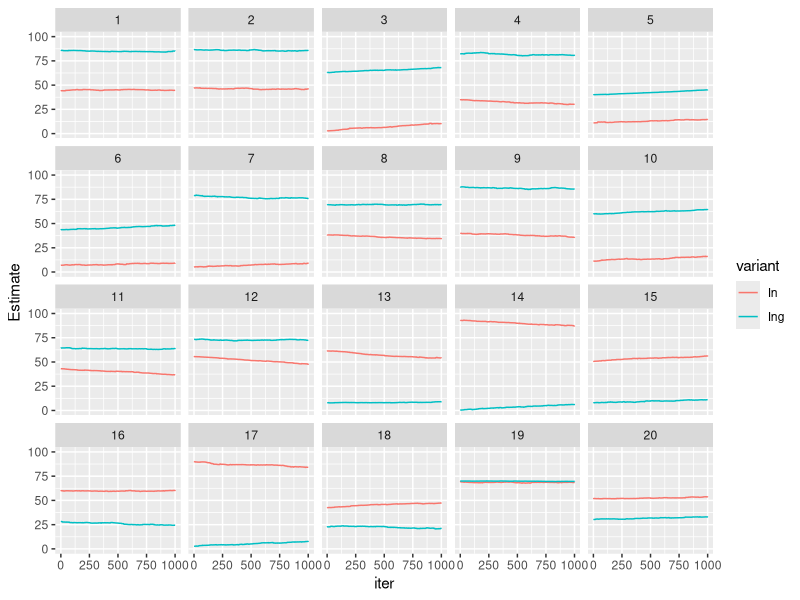
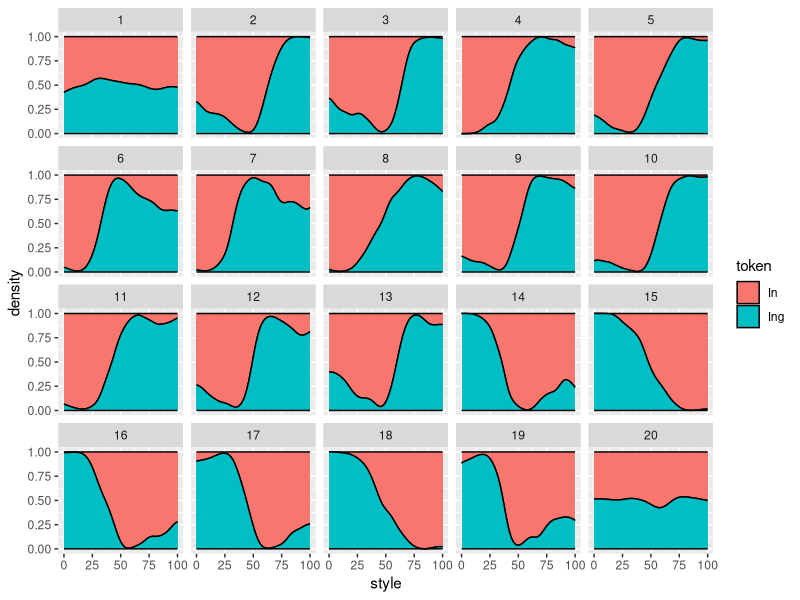

The R script that drew these images, in order: (Note: a time limit stopped this script after it produced the figures.)

library(ggplot2)
library(reshape2)
library(plyr)


generate_new_speaker <- function(niter, generation, min = 0, max = 100, old_speaker){
  # This function generates a new learner.
  #"In" and "Ing" are the (mean) style values for each variant
  #token is whihc variant they just heard
  #style is which style "
  experience <- list(In    = vector(length = niter),
                     Ing   = vector(length = niter),
                     token = vector(length = niter),
                     style = vector(length = niter),
                     iter  = 1:niter,
                     generation = rep(generation, niter)
  )
  #  experience[["Ing"]][1]   <- (max-min)/2
  #  experience[["In"]][1]    <- (max-min)/2
  
  #JCW: I am changing the above to be values generated from old_speaker
  
  
  currentobs <- generate_from_speaker(old_speaker)
  
  if(currentobs[["token"]] == "Ing"){
    while(currentobs[["token"]] == "Ing"){
      lastobs <- currentobs
      currentobs <- generate_from_speaker(old_speaker)
    }
    
    experience[["Ing"]][1]   <- lastobs[["style"]]
    experience[["In"]][1]    <- currentobs[["style"]]
    
    #debug
    print("Ing")
    print(lastobs[["style"]])
    print(currentobs[["style"]])
  }
  
  else {
    while(currentobs[["token"]] == "In"){
      lastobs <- currentobs
      currentobs <- generate_from_speaker(old_speaker)
    }
    
    experience[["Ing"]][1]   <- currentobs[["style"]]
    experience[["In"]][1]    <- lastobs[["style"]]
    
    #debug
    print("In")
    print(lastobs[["style"]])
    print(currentobs[["style"]])
  }
  experience[["token"]][1] <- NA
  experience[["style"]][1] <- NA
  return(experience)
}

update_speaker <- function(speaker, lambda, iter, token, style){
  # this function updates a learner with input
  #speaker is basically experience  
  other_token <- c(In = "Ing", Ing = "In")
  other <- other_token[token]
  
  #expectation is a style value    
  previous_expectation <- speaker[[token]][iter-1]
  
  #If its closer than 1 unit to the expectation than dist = 1
  dist    <- max(1, abs(style-previous_expectation))
  
  #weight is smaller at larger distances from the expectation
  weight  <- lambda * (1/(dist^2))
  
  #This is a weighted average. Instead of half of the new expectation coming from the old exp and half from the current style, we use the weight to figure out the proportions of the new expectation that should come from each the old and the current style. And as the current style gets farther away from the old expectation, we use less of it in determining the new expection.

  new_expectation <- (previous_expectation * (1-weight)) + (style * weight)
  
  speaker[[token]][iter]   <- new_expectation
  speaker[[other]][iter]   <- speaker[[other]][iter-1]
  speaker[["style"]][iter] <- style
  speaker[["token"]][iter] <- token
  
  return(speaker)
}

generate_from_speaker <- function(speaker, min = 0, max = 100, eps = 0.001){
  # this function generates a tokens from a mature speaker
  #Choose style to speak, which is an independent choice
  style <- runif(1, min, max)
  
  #Takes their last expectation for the style of each token
  In_expect  <- rev(speaker[["In"]])[1]
  Ing_expect <- rev(speaker[["Ing"]])[1]
  
  #eps is epsilon, the smallest value that something can take, as in clustering algorithms
  In_dist  <- max(eps, abs(style - In_expect))
  Ing_dist <- max(eps, abs(style - Ing_expect))
  
  In_weight  <- 1/(In_dist^2)
  Ing_weight <- 1/(Ing_dist^2)
  
  In_prob  <- In_weight /(In_weight+Ing_weight)
  Ing_prob <- Ing_weight/(In_weight+Ing_weight)
  
  token <- sample(c("In","Ing"), size=1, prob=c(In_prob,Ing_prob))
  
  return(list(style = style, token = token))
}

#initializing old speaker. these will be the style values for generation 0.

#old_speaker should have SAME STYLE for in/ing, to model first generation after doublet is innovated
old_speaker <- list(In    = 50,
                    Ing   = 50,
                    token = NA,
                    style = NA)

ngenerations <- 20
niter <- 1000
lambda <- 0.3

generations <- vector(length = ngenerations, mode = "list")


for(gen in 1:ngenerations){
  new_speaker <- generate_new_speaker(niter = niter, generation=gen, old_speaker = old_speaker)
  for(iter in 2:niter){
    obs <- generate_from_speaker(old_speaker)
    #obs is a token and its associated style    
    token <- obs[["token"]]
    style <- obs[["style"]]
    
    new_speaker <- update_speaker(new_speaker, lambda=lambda, iter=iter, token=token, style=style)
  }
  generations[[gen]] <- as.data.frame(new_speaker)
  old_speaker <- new_speaker
}


generations.df <- rbind.fill(generations)

generations.df.melt <- melt(generations.df, value.name = "Estimate", id.vars = c("token", "style", "iter", "generation"), variable.name = "variant", na.rm = TRUE, measure.vars = c("In", "Ing"))

pdf("1000iterPerGen.pdf")

ggplot(generations.df.melt, aes(x = iter, y = Estimate, color=variant, group=variant))+
  geom_step()+
  facet_wrap(~generation)+
  ylim(0,100)

#ggplot(generations.df, aes(iter, Ing))+
#  geom_step()+
#  facet_wrap(~generation)+
#  ylim(50,100)

ggplot(subset(generations.df, !is.na(style)), aes(style, fill = token))+
  stat_density(color = "black", position = "fill")+
  facet_wrap(~generation)

dev.off()


#Reinitializing old speaker for new run. These will be the style values for generation 0.

#old_speaker should have SAME STYLE for in/ing, to model first generation after doublet is innovated
old_speaker <- list(In    = 50,
                    Ing   = 50,
                    token = NA,
                    style = NA)

ngenerations <- 20
niter <- 20000
lambda <- 0.3

generations <- vector(length = ngenerations, mode = "list")


for(gen in 1:ngenerations){
  new_speaker <- generate_new_speaker(niter = niter, generation=gen, old_speaker = old_speaker)
  for(iter in 2:niter){
    obs <- generate_from_speaker(old_speaker)
    #obs is a token and its associated style    
    token <- obs[["token"]]
    style <- obs[["style"]]
    
    new_speaker <- update_speaker(new_speaker, lambda=lambda, iter=iter, token=token, style=style)
  }
  generations[[gen]] <- as.data.frame(new_speaker)
  old_speaker <- new_speaker
}


generations.df <- rbind.fill(generations)

#The melting allows us to plot both variants later on

generations.df.melt <- melt(generations.df, value.name = "Estimate", id.vars = c("token", "style", "iter", "generation"), variable.name = "variant", na.rm = TRUE, measure.vars = c("In", "Ing"))

#pdf("20000iterPerGen.pdf")

p <- ggplot(subset(generations.df.melt,iter%%10==0), aes(x = iter, y = Estimate, color=variant, group=variant))+
  geom_step()+
  facet_wrap(~generation)+
  ylim(0,100)

ggsave(p, file = "20000iterPerGen.pdf", width = 8, height = 5)

#ggplot(generations.df, aes(iter, Ing))+
#  geom_step()+
#  facet_wrap(~generation)+
#  ylim(50,100)

ggplot(subset(generations.df, !is.na(style)), aes(style, fill = token))+
  stat_density(color = "black", position = "fill")+
  facet_wrap(~generation)

#dev.off()
